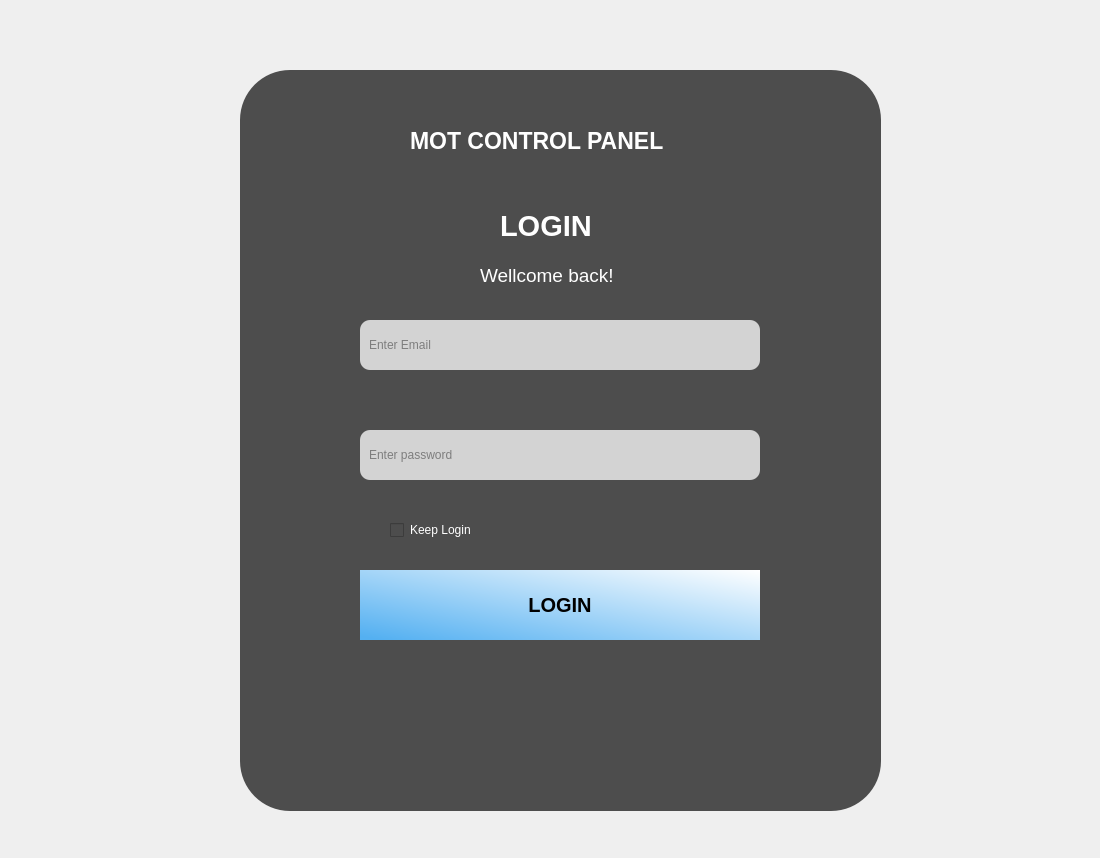
<?xml version="1.0" encoding="UTF-8"?>
<ui version="4.0">
 <class>Form</class>
 <widget class="QWidget" name="Form">
  <property name="geometry">
   <rect>
    <x>0</x>
    <y>0</y>
    <width>1100</width>
    <height>858</height>
   </rect>
  </property>
  <property name="windowTitle">
   <string>Form</string>
  </property>
  <widget class="QWidget" name="widget" native="true">
   <property name="geometry">
    <rect>
     <x>240</x>
     <y>70</y>
     <width>641</width>
     <height>741</height>
    </rect>
   </property>
   <property name="styleSheet">
    <string notr="true">border-radius:50px;
background-color: rgb(77, 77, 77);
</string>
   </property>
   <widget class="QLabel" name="label">
    <property name="geometry">
     <rect>
      <x>260</x>
      <y>110</y>
      <width>131</width>
      <height>91</height>
     </rect>
    </property>
    <property name="font">
     <font>
      <pointsize>22</pointsize>
      <weight>75</weight>
      <bold>true</bold>
     </font>
    </property>
    <property name="styleSheet">
     <string notr="true">color:rgb(255,255,255)</string>
    </property>
    <property name="text">
     <string>LOGIN</string>
    </property>
   </widget>
   <widget class="QLineEdit" name="lineEdit">
    <property name="geometry">
     <rect>
      <x>120</x>
      <y>250</y>
      <width>400</width>
      <height>50</height>
     </rect>
    </property>
    <property name="autoFillBackground">
     <bool>false</bool>
    </property>
    <property name="styleSheet">
     <string notr="true">border-radius:10px;
background-color: rgb(211, 211, 211);
padding-left:7px;
color: rgb(40, 40, 40);

</string>
    </property>
    <property name="text">
     <string/>
    </property>
    <property name="placeholderText">
     <string>Enter Email</string>
    </property>
   </widget>
   <widget class="QLineEdit" name="lineEdit_2">
    <property name="geometry">
     <rect>
      <x>120</x>
      <y>360</y>
      <width>400</width>
      <height>50</height>
     </rect>
    </property>
    <property name="autoFillBackground">
     <bool>false</bool>
    </property>
    <property name="styleSheet">
     <string notr="true">border-radius:10px;
background-color:rgb(211, 211, 211);
padding-left: 7px;
color: rgb(40, 40, 40)

</string>
    </property>
    <property name="text">
     <string/>
    </property>
    <property name="echoMode">
     <enum>QLineEdit::Password</enum>
    </property>
    <property name="placeholderText">
     <string>Enter password</string>
    </property>
   </widget>
   <widget class="QLabel" name="label_2">
    <property name="geometry">
     <rect>
      <x>170</x>
      <y>0</y>
      <width>321</width>
      <height>141</height>
     </rect>
    </property>
    <property name="font">
     <font>
      <pointsize>17</pointsize>
      <weight>75</weight>
      <italic>false</italic>
      <bold>true</bold>
     </font>
    </property>
    <property name="styleSheet">
     <string notr="true">color:rgb(255,255,255);
background-color: none;</string>
    </property>
    <property name="text">
     <string>MOT CONTROL PANEL</string>
    </property>
   </widget>
   <widget class="QPushButton" name="pushButton">
    <property name="geometry">
     <rect>
      <x>120</x>
      <y>500</y>
      <width>400</width>
      <height>70</height>
     </rect>
    </property>
    <property name="font">
     <font>
      <pointsize>15</pointsize>
      <weight>75</weight>
      <bold>true</bold>
     </font>
    </property>
    <property name="styleSheet">
     <string notr="true">

QPushButton#pushButton{
background-color: qlineargradient(spread:pad, x1:0, y1:0.943, x2:1, y2:0, stop:0 rgba(84, 176, 241, 255), stop:1 rgba(255, 255, 255, 255));
}
QPushButton#pushButton:hover{
	
	background-color: qlineargradient(spread:pad, x1:0.766, y1:0.153409, x2:1, y2:0, stop:0 rgba(84, 241, 236, 255), stop:1 rgba(255, 255, 255, 255));
}
QPushButton#pushButton:press{
	padding-left:5px;
	padding-top:5px;
	background-color: rgb(117, 255, 251)
}

</string>
    </property>
    <property name="text">
     <string>LOGIN</string>
    </property>
   </widget>
   <widget class="QCheckBox" name="checkBox">
    <property name="geometry">
     <rect>
      <x>150</x>
      <y>450</y>
      <width>101</width>
      <height>20</height>
     </rect>
    </property>
    <property name="styleSheet">
     <string notr="true">
color: rgb(255, 255, 255);</string>
    </property>
    <property name="text">
     <string>Keep Login</string>
    </property>
   </widget>
   <widget class="QLabel" name="label_3">
    <property name="geometry">
     <rect>
      <x>240</x>
      <y>190</y>
      <width>161</width>
      <height>31</height>
     </rect>
    </property>
    <property name="font">
     <font>
      <pointsize>14</pointsize>
     </font>
    </property>
    <property name="styleSheet">
     <string notr="true">color: rgb(255, 255, 255);</string>
    </property>
    <property name="text">
     <string>Wellcome back!</string>
    </property>
   </widget>
   <widget class="QPushButton" name="pushButton_2">
    <property name="geometry">
     <rect>
      <x>471</x>
      <y>370</y>
      <width>41</width>
      <height>28</height>
     </rect>
    </property>
    <property name="styleSheet">
     <string notr="true">background-color: none;</string>
    </property>
    <property name="text">
     <string/>
    </property>
    <property name="icon">
     <iconset>
      <normaloff>C:/Users/xuanp/Downloads/hide_icon_183908.png</normaloff>C:/Users/xuanp/Downloads/hide_icon_183908.png</iconset>
    </property>
   </widget>
   <widget class="QPushButton" name="pushButton_3">
    <property name="geometry">
     <rect>
      <x>446</x>
      <y>370</y>
      <width>93</width>
      <height>28</height>
     </rect>
    </property>
    <property name="styleSheet">
     <string notr="true">background-color: none;</string>
    </property>
    <property name="text">
     <string/>
    </property>
    <property name="icon">
     <iconset>
      <normaloff>C:/Users/xuanp/Downloads/show_icon_183921.png</normaloff>C:/Users/xuanp/Downloads/show_icon_183921.png</iconset>
    </property>
   </widget>
  </widget>
 </widget>
 <resources/>
 <connections/>
</ui>
